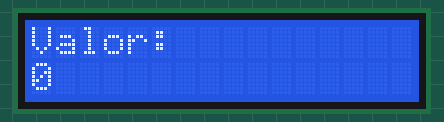
Simulated run of this sketch. Board: Arduino Uno, built with avr-gcc and run on an emulated ATmega328P. On the bench: 16×2 character LCD. EEPROM starts erased; what the sketch prints to the serial monitor is not drawn.

Above: at 0.1 s.
At 4.2 s:
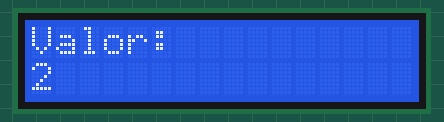
At 8.2 s:
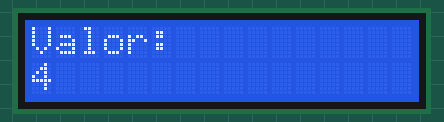
At 18.3 s:
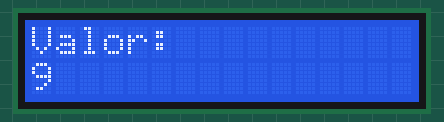
At 28.4 s:
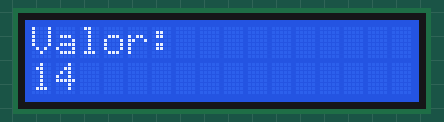
At 38.5 s:
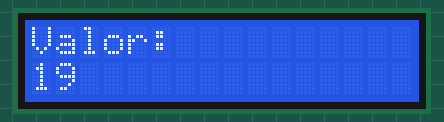

The sketch:

ejercicio_20.ino
```cpp
#include <EEPROM.h> // librería EEPROM
#include <Wire.h>
#include <LiquidCrystal_I2C.h>

// Configuración de la pantalla I2C
LiquidCrystal_I2C lcd(0x27, 16, 2); // Direccion I2C 0x27, 16 columnas y 2 filas

int var = 0; // variable de conteo

void setup() {
  Serial.begin(9600);  // Comunicación serial
  lcd.init(); // Inicializar la pantalla
  lcd.backlight(); // Encender la luz de fondo

  EEPROM.get(0, var); // lee el dato en la EEPROM en la variable var
  Serial.println(String("valor: ") + String(var));   // imprime valor en el serial
  lcd.setCursor(0, 0);
  lcd.print("Valor: ");
  lcd.setCursor(0, 1);
  lcd.print(var); // imprime valor en la pantalla LCD
}

void loop() {
  var++; // incremento de variable
  if (var < 255) // condición
    EEPROM.put(0, var); // actualiza valor
  else
    var = 0; // reinicia variable

  Serial.println(String("valor: ") + String(var)); // imprime por serial
  lcd.clear(); // limpia la pantalla
  lcd.setCursor(0, 0);
  lcd.print("Valor: ");
  lcd.setCursor(0, 1);
  lcd.print(var); // imprime valor en la pantalla LCD

  delay(2000);
}
```

Measured:
- what the display in image 1 shows lasts 2.0 s, from 4.1 s to 6.1 s
